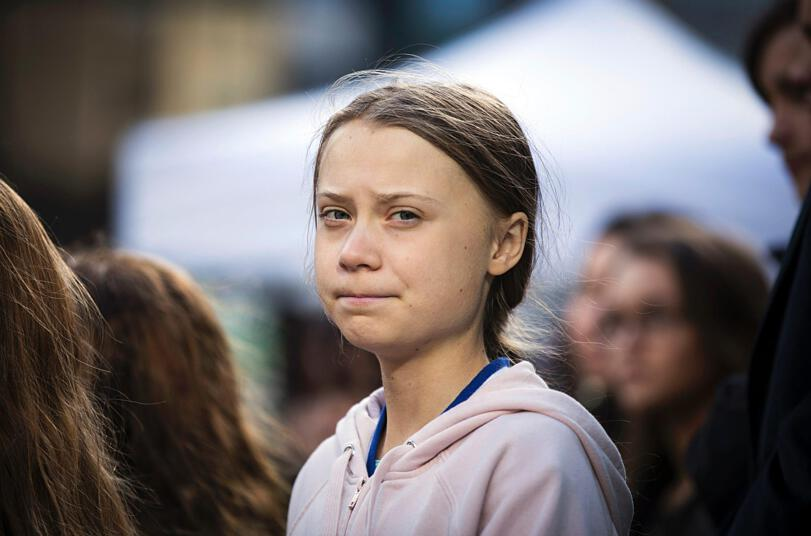
#> input picture example_images/greta.jpg, 811 x 536 px
$ python main.py
#> lines starting #> are read from the running program, lines starting #| are printed output that depends on the picture; after the words box and inside, x2 and y2 are one past the last pixel; in counts of white or black regions, pixels touching at a corner belong together
import cv2
from os.path import dirname, abspath

exampleImagesDir = str(dirname(dirname(abspath(__file__))))+"/example_images/"
imageName = "greta.jpg"


face_cascade = cv2.CascadeClassifier('haarcascades/haarcascade_frontalface_default.xml')
eye_cascade = cv2.CascadeClassifier('haarcascades/haarcascade_eye.xml')

img = cv2.imread(exampleImagesDir+imageName)
#> img is the input picture: shape (536, 811, 3); mean B, G, R 108.9, 109.5, 117.8
gray = cv2.cvtColor(img, cv2.COLOR_BGR2GRAY)
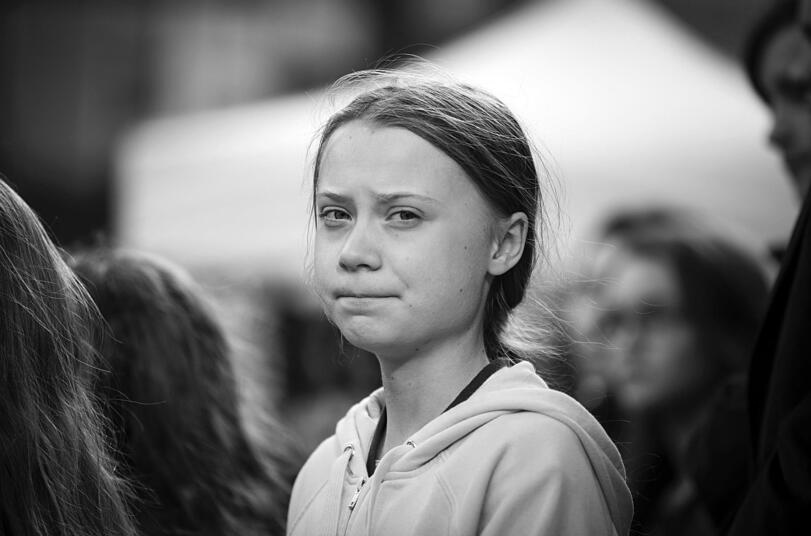
#> gray: shape (536, 811); min 0, max 255, mean 111.9

faces = face_cascade.detectMultiScale(gray, 1.3, 5)
#> faces = [[271, 144, 190, 190]]
for (x,y,w,h) in faces:
    img = cv2.rectangle(img,(x,y),(x+w,y+h),(255,0,0),2)
    roi_gray = gray[y:y+h, x:x+w]
    roi_color = img[y:y+h, x:x+w]
    eyes = eye_cascade.detectMultiScale(roi_gray)
    for (ex,ey,ew,eh) in eyes:
        cv2.rectangle(roi_color,(ex,ey),(ex+ew,ey+eh),(0,255,0),2)
#> this loop made 1 pass
#> (x, y, w, h, eyes) on pass 1: (271, 144, 190, 190, [[106, 48, 49, 49], [41, 46, 51, 51]])
#> pass 1, `img = cv2.rectangle(img,(x,y),(x+w,y+h),(255,0,0),2)`:
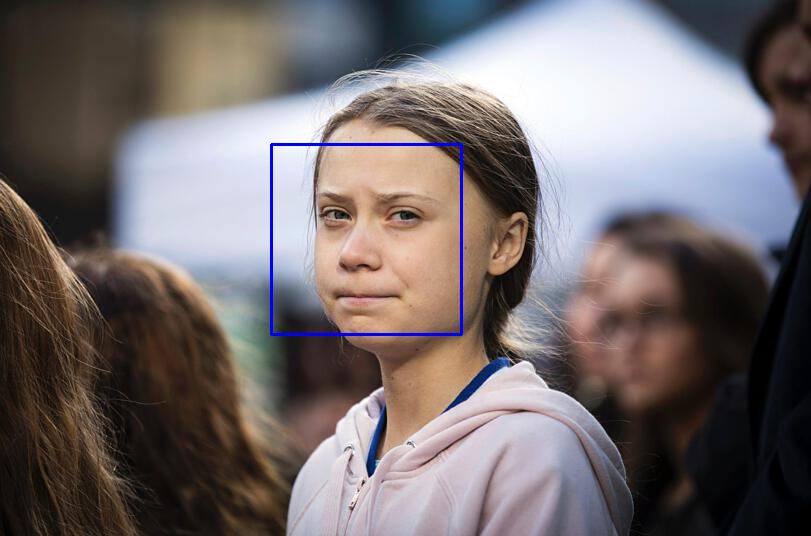
#> img: shape (536, 811, 3); 0.52% of pixels changed, all inside (x1, y1, x2, y2) = (270, 143, 463, 336)
#> pass 1, `roi_gray = gray[y:y+h, x:x+w]`:
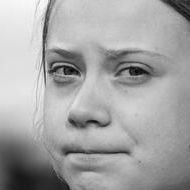
#> roi_gray: shape (190, 190); min 4, max 254, mean 164.6
#> pass 1, `roi_color = img[y:y+h, x:x+w]`:
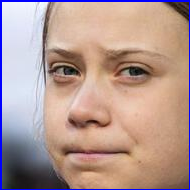
#> roi_color: shape (190, 190, 3); mean B, G, R 146.7, 153.2, 180.2
#> after the loop:
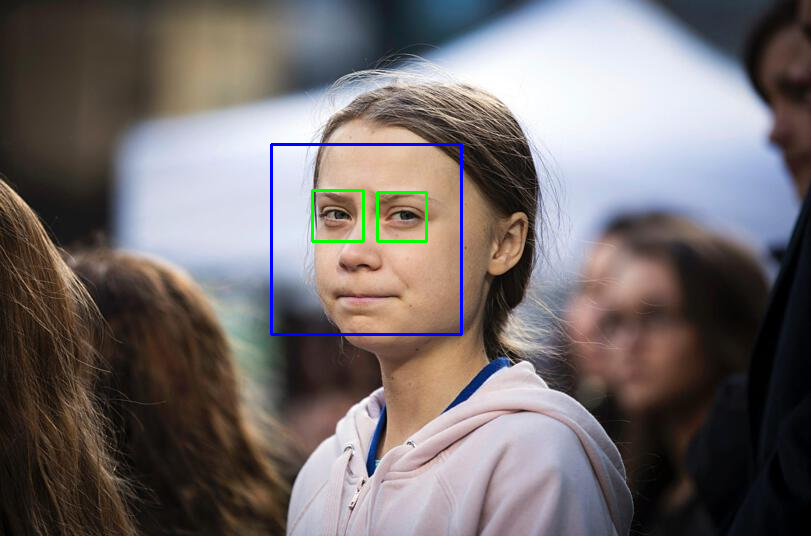
#> img: shape (536, 811, 3); 0.27% of pixels changed, all inside (x1, y1, x2, y2) = (311, 189, 428, 243)
#> after the loop:
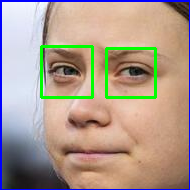
#> roi_color: shape (190, 190, 3); 3.3% of pixels changed, all inside (x1, y1, x2, y2) = (40, 45, 157, 99)

cv2.imshow('img', img)
cv2.waitKey(0)
cv2.destroyAllWindows()
